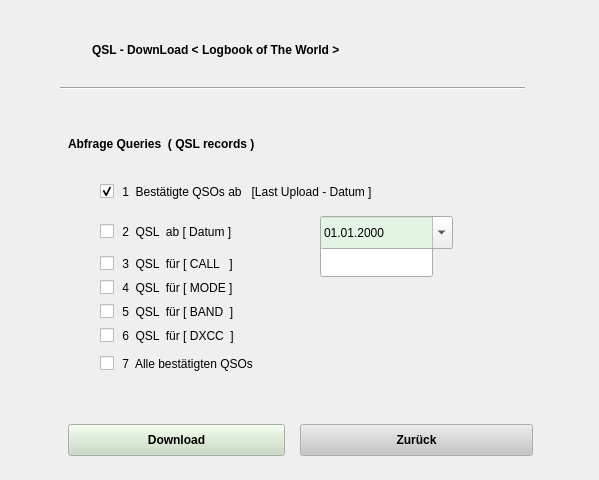
<ui version="4.0" >
 <class>mkLquery</class>
 <widget class="QDialog" name="mkLquery" >
  <property name="geometry" >
   <rect>
    <x>0</x>
    <y>0</y>
    <width>599</width>
    <height>480</height>
   </rect>
  </property>
  <property name="windowTitle" >
   <string>Dialog</string>
  </property>
  <widget class="QLabel" name="label" >
   <property name="geometry" >
    <rect>
     <x>92</x>
     <y>32</y>
     <width>441</width>
     <height>37</height>
    </rect>
   </property>
   <property name="font" >
    <font>
     <weight>75</weight>
     <bold>true</bold>
    </font>
   </property>
   <property name="text" >
    <string>QSL - DownLoad   &lt; Logbook of The World ></string>
   </property>
  </widget>
  <widget class="QCheckBox" name="checkBox_7" >
   <property name="geometry" >
    <rect>
     <x>100</x>
     <y>352</y>
     <width>253</width>
     <height>23</height>
    </rect>
   </property>
   <property name="focusPolicy" >
    <enum>Qt::NoFocus</enum>
   </property>
   <property name="text" >
    <string> 7  Alle bestätigten QSOs</string>
   </property>
  </widget>
  <widget class="QCheckBox" name="checkBox_1" >
   <property name="geometry" >
    <rect>
     <x>100</x>
     <y>180</y>
     <width>405</width>
     <height>23</height>
    </rect>
   </property>
   <property name="focusPolicy" >
    <enum>Qt::NoFocus</enum>
   </property>
   <property name="text" >
    <string> 1  Bestätigte QSOs ab   [Last Upload - Datum ]</string>
   </property>
   <property name="checked" >
    <bool>true</bool>
   </property>
  </widget>
  <widget class="QCheckBox" name="checkBox_2" >
   <property name="geometry" >
    <rect>
     <x>100</x>
     <y>220</y>
     <width>205</width>
     <height>23</height>
    </rect>
   </property>
   <property name="focusPolicy" >
    <enum>Qt::NoFocus</enum>
   </property>
   <property name="text" >
    <string> 2  QSL  ab [ Datum ]</string>
   </property>
  </widget>
  <widget class="QCheckBox" name="checkBox_3" >
   <property name="geometry" >
    <rect>
     <x>100</x>
     <y>252</y>
     <width>209</width>
     <height>23</height>
    </rect>
   </property>
   <property name="focusPolicy" >
    <enum>Qt::NoFocus</enum>
   </property>
   <property name="text" >
    <string> 3  QSL  für [ CALL   ]</string>
   </property>
  </widget>
  <widget class="QCheckBox" name="checkBox_4" >
   <property name="geometry" >
    <rect>
     <x>100</x>
     <y>276</y>
     <width>217</width>
     <height>23</height>
    </rect>
   </property>
   <property name="focusPolicy" >
    <enum>Qt::NoFocus</enum>
   </property>
   <property name="text" >
    <string> 4  QSL  für [ MODE ]</string>
   </property>
  </widget>
  <widget class="QCheckBox" name="checkBox_5" >
   <property name="geometry" >
    <rect>
     <x>100</x>
     <y>300</y>
     <width>217</width>
     <height>23</height>
    </rect>
   </property>
   <property name="focusPolicy" >
    <enum>Qt::NoFocus</enum>
   </property>
   <property name="text" >
    <string> 5  QSL  für [ BAND  ]</string>
   </property>
  </widget>
  <widget class="QCheckBox" name="checkBox_6" >
   <property name="geometry" >
    <rect>
     <x>100</x>
     <y>324</y>
     <width>217</width>
     <height>23</height>
    </rect>
   </property>
   <property name="focusPolicy" >
    <enum>Qt::NoFocus</enum>
   </property>
   <property name="text" >
    <string> 6  QSL  für [ DXCC  ]</string>
   </property>
  </widget>
  <widget class="QLabel" name="label_7" >
   <property name="geometry" >
    <rect>
     <x>68</x>
     <y>132</y>
     <width>309</width>
     <height>23</height>
    </rect>
   </property>
   <property name="font" >
    <font>
     <weight>75</weight>
     <bold>true</bold>
    </font>
   </property>
   <property name="text" >
    <string>Abfrage Queries  ( QSL records )</string>
   </property>
  </widget>
  <widget class="QPushButton" name="ButtonGetRecord" >
   <property name="geometry" >
    <rect>
     <x>68</x>
     <y>424</y>
     <width>217</width>
     <height>32</height>
    </rect>
   </property>
   <property name="palette" >
    <palette>
     <active>
      <colorrole role="Button" >
       <brush brushstyle="SolidPattern" >
        <color alpha="255" >
         <red>198</red>
         <green>219</green>
         <blue>191</blue>
        </color>
       </brush>
      </colorrole>
     </active>
     <inactive>
      <colorrole role="Button" >
       <brush brushstyle="SolidPattern" >
        <color alpha="255" >
         <red>198</red>
         <green>219</green>
         <blue>191</blue>
        </color>
       </brush>
      </colorrole>
     </inactive>
     <disabled>
      <colorrole role="Button" >
       <brush brushstyle="SolidPattern" >
        <color alpha="255" >
         <red>198</red>
         <green>219</green>
         <blue>191</blue>
        </color>
       </brush>
      </colorrole>
     </disabled>
    </palette>
   </property>
   <property name="font" >
    <font>
     <weight>75</weight>
     <bold>true</bold>
    </font>
   </property>
   <property name="focusPolicy" >
    <enum>Qt::NoFocus</enum>
   </property>
   <property name="text" >
    <string>Download</string>
   </property>
  </widget>
  <widget class="QPushButton" name="ButtonExit" >
   <property name="geometry" >
    <rect>
     <x>300</x>
     <y>424</y>
     <width>233</width>
     <height>32</height>
    </rect>
   </property>
   <property name="palette" >
    <palette>
     <active>
      <colorrole role="Button" >
       <brush brushstyle="SolidPattern" >
        <color alpha="255" >
         <red>197</red>
         <green>196</green>
         <blue>196</blue>
        </color>
       </brush>
      </colorrole>
     </active>
     <inactive>
      <colorrole role="Button" >
       <brush brushstyle="SolidPattern" >
        <color alpha="255" >
         <red>197</red>
         <green>196</green>
         <blue>196</blue>
        </color>
       </brush>
      </colorrole>
     </inactive>
     <disabled>
      <colorrole role="Button" >
       <brush brushstyle="SolidPattern" >
        <color alpha="255" >
         <red>197</red>
         <green>196</green>
         <blue>196</blue>
        </color>
       </brush>
      </colorrole>
     </disabled>
    </palette>
   </property>
   <property name="font" >
    <font>
     <weight>75</weight>
     <bold>true</bold>
    </font>
   </property>
   <property name="focusPolicy" >
    <enum>Qt::NoFocus</enum>
   </property>
   <property name="text" >
    <string>Zurück</string>
   </property>
  </widget>
  <widget class="Line" name="line" >
   <property name="geometry" >
    <rect>
     <x>60</x>
     <y>80</y>
     <width>465</width>
     <height>16</height>
    </rect>
   </property>
   <property name="orientation" >
    <enum>Qt::Horizontal</enum>
   </property>
  </widget>
  <widget class="QLineEdit" name="lineEdit_4" >
   <property name="geometry" >
    <rect>
     <x>320</x>
     <y>244</y>
     <width>113</width>
     <height>33</height>
    </rect>
   </property>
  </widget>
  <widget class="QDateEdit" name="dateEdit" >
   <property name="geometry" >
    <rect>
     <x>320</x>
     <y>216</y>
     <width>133</width>
     <height>33</height>
    </rect>
   </property>
   <property name="palette" >
    <palette>
     <active>
      <colorrole role="Base" >
       <brush brushstyle="SolidPattern" >
        <color alpha="255" >
         <red>228</red>
         <green>244</green>
         <blue>228</blue>
        </color>
       </brush>
      </colorrole>
     </active>
     <inactive>
      <colorrole role="Base" >
       <brush brushstyle="SolidPattern" >
        <color alpha="255" >
         <red>228</red>
         <green>244</green>
         <blue>228</blue>
        </color>
       </brush>
      </colorrole>
     </inactive>
     <disabled>
      <colorrole role="Base" >
       <brush brushstyle="SolidPattern" >
        <color alpha="255" >
         <red>244</red>
         <green>244</green>
         <blue>244</blue>
        </color>
       </brush>
      </colorrole>
     </disabled>
    </palette>
   </property>
   <property name="displayFormat" >
    <string>dd.MM.yyyy</string>
   </property>
   <property name="calendarPopup" >
    <bool>true</bool>
   </property>
  </widget>
 </widget>
 <resources/>
 <connections/>
</ui>
